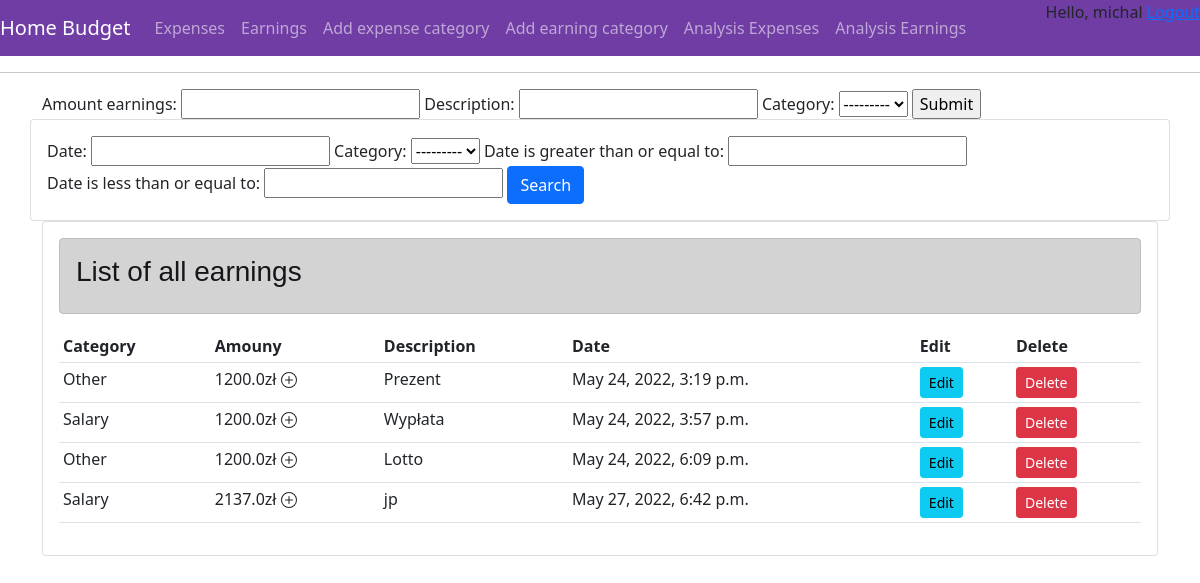
The app's page /create_earning (signed in) with its own data.
### budget/models.py (models this page shows, shortened)
class Earnings(models.Model):
    user_custom = models.ForeignKey(User,on_delete=models.CASCADE,null=True)
    amount_earnings = models.FloatField(null=True)
    date = models.DateTimeField(auto_now_add=True,null=True)
    description = models.CharField(max_length=150,blank=True,null=True)
    category = models.ForeignKey(Earnings_category,on_delete=models.CASCADE,null=True)

class Earnings_category(models.Model):
    name = models.CharField(max_length=200, null=True)
    def __str__(self):
        return self.name

### budget/views.py (the view)
# urls.py: path('create_earning',views.create_earning,name="create_earning"),
@login_required(login_url='login')
def create_earning(request):
    form = crud_form_earnings()
    earnings = Earnings.objects.all()
    filter = order_filter_earnings(request.GET, queryset=earnings)
    earnings = filter.qs
    if request.method == 'POST':
        form = crud_form_earnings(request.POST)
        form.instance.user_custom = User.objects.get(pk=request.user.id)
        if form.is_valid():
            form.save()
            return redirect('budget_view')
    context = {'form': form,'filter':filter,'earnings':earnings}
    return render(request,'main/earning.html',context)

### budget/forms.py
class crud_form_earnings(ModelForm):
    date = models.DateTimeField(auto_now_add=True)
    class Meta:
        model = Earnings
        fields = ['amount_earnings','description','category']

### budget/templates/main/earning.html (shortened to what this page needs)
{% extends 'main/main.html' %}
{% load static %}
{% block content %}
<form action="" method="POST">
  {{form}}
  <input type = "submit" name="Submit">
</form>
<div class="row">
        <div class="card card-body">
            <form method="get">
                 {{filter.form}}
                <button class="btn btn-primary" type="submit">Search</button>
            </form>
        </div>
</div>
<div class="row">
    <div class="col-md">
        <div class="card card-body">
            <div class="alert alert-dark" role="alert">
                    <h3 style="font-family: 'Poppins', sans-serif;">List of all earnings</h3>
            </div>
            <table class="table table-sm">
                <tr>
                    <th>Category</th>
                    <th>Amouny</th>
                    <th>Description</th>
                    <th>Date</th>
                    <th>Edit</th>
                    <th>Delete</th>
                </tr>
                {% for i in earnings  %}
                    <tr>
                        <td>{{i.category.name}}</td>
                            <td>{{i.amount_earnings}}zł </td>
                        <td>{{i.description}}</td>
                        <td>{{i.date}}</td>
                        <td><a class="btn btn-sm btn-info" href="{% url 'update_expense' i.id %}">Edit</a></td>
                        <td><a class="btn btn-sm btn-danger" href="{% url 'delete_expense' i.id %}">Delete</a></td>
                    </tr>
                {% endfor %}
            </table>
        </div>
    </div>
</div>
{% endblock %}

### budget/templates/main/main.html (shortened to what this page needs)
<!DOCTYPE html>
{% load static %}
<html>
<head>
    <link href="https://cdn.jsdelivr.net/npm/bootstrap@5.1.3/dist/css/bootstrap.min.css" rel="stylesheet"
>
    <link rel="stylesheet" type="text/css" href="{% static 'css/main.css' %}">
</head>
<body>
    <nav class="navbar navbar-expand-lg navbar-dark bg-dark">
      <a class="navbar-brand" href="{% url 'budget_view' %}">Home Budget</a>
      <div class="collapse navbar-collapse" id="navbarNavAltMarkup">
        <div class="navbar-nav">
          <a class="nav-item nav-link" href="{% url 'create_expense' %}">Expenses </a>
          <a class="nav-item nav-link" href="{% url 'create_earning' %}">Earnings</a>
          <a class="nav-item nav-link" href="{% url 'create_expense_category' %}">Add expense category</a>
          <a class="nav-item nav-link" href="{% url 'create_earning_category' %}">Add earning category</a>
          <a class="nav-item nav-link" href="{% url 'analise' %}">Analysis Expenses</a>
          <a class="nav-item nav-link" href="{% url 'analise_earnings' %}">Analysis Earnings</a>
        </div>
          <div id="logout">
              <span>Hello, {{request.user}} </span>
              <span><a href="{% url 'logout' %}"> Logout</a></span>
            </div>
      </div>
    </nav>
    <hr>
    <div class="container">
        {% block content %}
        {% endblock content %}
    </div>
</body>
</html>

### budget/static/css/main.css (style rules this page uses)
body { background-color: white; }
#logout { position:absolute; top:0; right:0; }
.bg-dark { background-color: #703da4!important; }

### records on screen
Earnings: category.name "Other", amount_earnings "1200.0", description "Prezent", date "May 24, 2022, 3:19 p.m."
Earnings: category.name "Salary", amount_earnings "1200.0", description "Wypłata", date "May 24, 2022, 3:57 p.m."
Earnings: category.name "Other", amount_earnings "1200.0", description "Lotto", date "May 24, 2022, 6:09 p.m."
Earnings: category.name "Salary", amount_earnings "2137.0", description "jp", date "May 27, 2022, 6:42 p.m."

### other values on screen
{{ request.user }} "michal"
